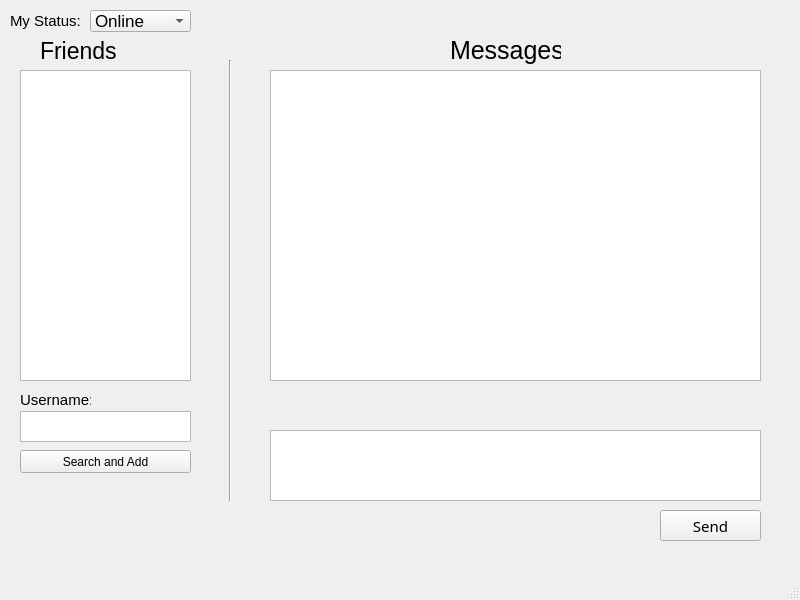
<?xml version="1.0" encoding="UTF-8"?>
<ui version="4.0">
 <class>MainWindow</class>
 <widget class="QMainWindow" name="MainWindow">
  <property name="geometry">
   <rect>
    <x>0</x>
    <y>0</y>
    <width>800</width>
    <height>600</height>
   </rect>
  </property>
  <property name="windowTitle">
   <string>MainWindow</string>
  </property>
  <widget class="QWidget" name="centralwidget">
   <widget class="QPushButton" name="sendMessage">
    <property name="geometry">
     <rect>
      <x>660</x>
      <y>510</y>
      <width>101</width>
      <height>31</height>
     </rect>
    </property>
    <property name="font">
     <font>
      <family>Century Gothic</family>
      <pointsize>11</pointsize>
     </font>
    </property>
    <property name="text">
     <string>Send</string>
    </property>
   </widget>
   <widget class="QLabel" name="messageLabel">
    <property name="geometry">
     <rect>
      <x>450</x>
      <y>30</y>
      <width>111</width>
      <height>41</height>
     </rect>
    </property>
    <property name="font">
     <font>
      <pointsize>19</pointsize>
     </font>
    </property>
    <property name="text">
     <string>Messages</string>
    </property>
   </widget>
   <widget class="QTextBrowser" name="messageDetail">
    <property name="geometry">
     <rect>
      <x>270</x>
      <y>70</y>
      <width>491</width>
      <height>311</height>
     </rect>
    </property>
   </widget>
   <widget class="QPlainTextEdit" name="messageInputBox">
    <property name="geometry">
     <rect>
      <x>270</x>
      <y>430</y>
      <width>491</width>
      <height>71</height>
     </rect>
    </property>
   </widget>
   <widget class="QLabel" name="friendLabel">
    <property name="geometry">
     <rect>
      <x>40</x>
      <y>40</y>
      <width>101</width>
      <height>21</height>
     </rect>
    </property>
    <property name="font">
     <font>
      <pointsize>17</pointsize>
     </font>
    </property>
    <property name="text">
     <string>Friends</string>
    </property>
   </widget>
   <widget class="QListWidget" name="friendList">
    <property name="geometry">
     <rect>
      <x>20</x>
      <y>70</y>
      <width>171</width>
      <height>311</height>
     </rect>
    </property>
   </widget>
   <widget class="QPushButton" name="searchButton">
    <property name="geometry">
     <rect>
      <x>20</x>
      <y>450</y>
      <width>171</width>
      <height>23</height>
     </rect>
    </property>
    <property name="text">
     <string>Search and Add</string>
    </property>
   </widget>
   <widget class="QTextEdit" name="userSearchBox">
    <property name="geometry">
     <rect>
      <x>20</x>
      <y>411</y>
      <width>171</width>
      <height>31</height>
     </rect>
    </property>
   </widget>
   <widget class="QLabel" name="label">
    <property name="geometry">
     <rect>
      <x>20</x>
      <y>390</y>
      <width>71</width>
      <height>20</height>
     </rect>
    </property>
    <property name="font">
     <font>
      <pointsize>11</pointsize>
     </font>
    </property>
    <property name="text">
     <string>Username:</string>
    </property>
   </widget>
   <widget class="Line" name="line">
    <property name="geometry">
     <rect>
      <x>190</x>
      <y>60</y>
      <width>81</width>
      <height>441</height>
     </rect>
    </property>
    <property name="font">
     <font>
      <pointsize>8</pointsize>
      <weight>50</weight>
      <bold>false</bold>
     </font>
    </property>
    <property name="orientation">
     <enum>Qt::Vertical</enum>
    </property>
   </widget>
   <widget class="QComboBox" name="statusBox">
    <property name="geometry">
     <rect>
      <x>90</x>
      <y>10</y>
      <width>101</width>
      <height>22</height>
     </rect>
    </property>
    <property name="font">
     <font>
      <pointsize>13</pointsize>
     </font>
    </property>
    <property name="currentText">
     <string>Online</string>
    </property>
    <item>
     <property name="text">
      <string>Online</string>
     </property>
    </item>
    <item>
     <property name="text">
      <string>Offline</string>
     </property>
    </item>
   </widget>
   <widget class="QLabel" name="label_2">
    <property name="geometry">
     <rect>
      <x>10</x>
      <y>10</y>
      <width>81</width>
      <height>21</height>
     </rect>
    </property>
    <property name="font">
     <font>
      <pointsize>11</pointsize>
     </font>
    </property>
    <property name="text">
     <string>My Status:</string>
    </property>
   </widget>
  </widget>
  <widget class="QMenuBar" name="menubar">
   <property name="geometry">
    <rect>
     <x>0</x>
     <y>0</y>
     <width>800</width>
     <height>23</height>
    </rect>
   </property>
  </widget>
  <widget class="QStatusBar" name="statusbar"/>
  <action name="actionNew">
   <property name="text">
    <string>New</string>
   </property>
  </action>
  <action name="actionSave">
   <property name="text">
    <string>Save</string>
   </property>
  </action>
  <action name="actionCopy">
   <property name="text">
    <string>Copy</string>
   </property>
  </action>
  <action name="actionPaste">
   <property name="text">
    <string>Paste</string>
   </property>
  </action>
 </widget>
 <resources/>
 <connections/>
</ui>
